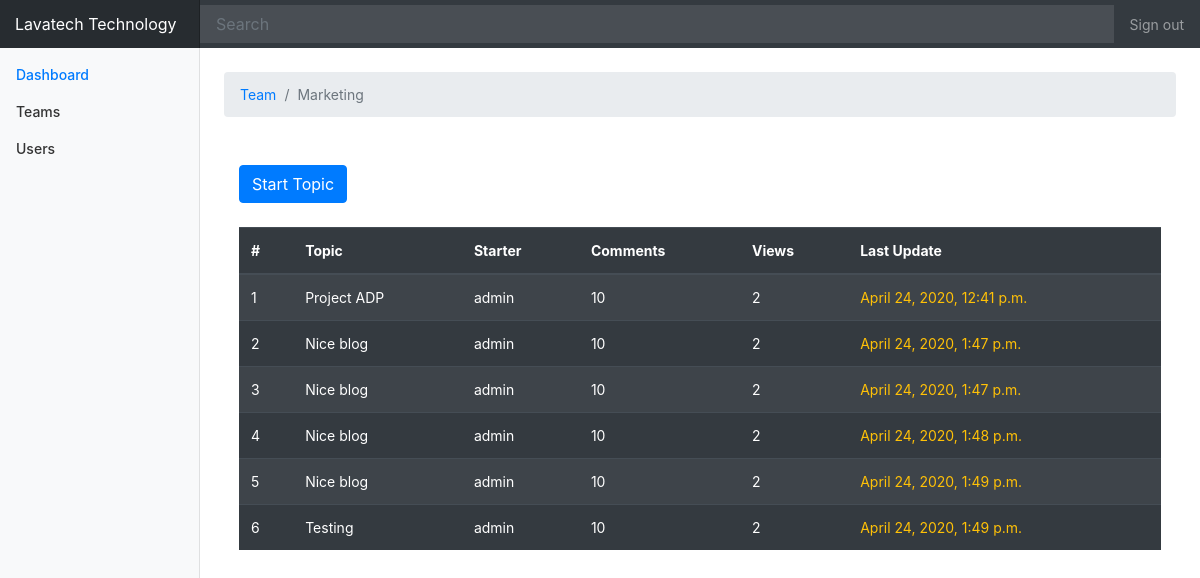
The app's page /page2/Marketing with its own data.
### app1/models.py (models this page shows)
class Team(models.Model):
    name = models.CharField(max_length=30, unique=True)
    description = models.CharField(max_length=100)

class Topic(models.Model):
    subject = models.CharField(max_length=255)
    last_updated = models.DateTimeField(auto_now_add=True)
    board = models.ForeignKey(Team,
        on_delete=models.CASCADE,
    )
    starter = models.ForeignKey(User,
        on_delete=models.CASCADE,
    )

### app1/views.py (the view)
# urls.py: path('page2/<teamname>', views.page2 , name='page2'),
def page2(request,teamname):
    tname = teamname
    tobj = Team.objects.get(name=teamname)
    topics = Topic.objects.filter(board=tobj)
    context = {'teamname':tname , 'topics':topics}
    return render(request,'page2.html',context)

### app1/templates/page2.html
{% extends 'home.html' %}
{% block content %}
<main role="main" class="col-md-9 ml-sm-auto col-lg-10 pt-3 px-4">
    <nav aria-label="breadcrumb" class="py-2">
        <ol class="breadcrumb">
          <li class="breadcrumb-item"><a href="{% url 'page1' %}">Team</a></li>
          <li class="breadcrumb-item active" aria-current="page">{{ teamname }}</li>
        </ol>
    </nav>
    <div class="container">
    <a href="{% url 'page3' tname=teamname %}" class="btn btn-primary my-4">Start Topic</a>
    <div class="table-responsive">
      <table class="table table-striped table-dark table-lg">
        <thead>
          <tr>
            <th>#</th>
            <th>Topic</th>
            <th>Starter</th>
            <th>Comments</th>
            <th>Views</th>
            <th>Last Update</th>
          </tr>
        </thead>
        <tbody>
          {% for x in topics %}
          <tr>
            <td>{{ x.pk }}</td>
            <td>{{ x.subject }}</td>
            <td>{{ x.starter.username }}</td>
            <td>10</td>
            <td>2</td>
            <td class="text-warning">{{ x.last_updated }}</td>
          </tr>
          {% empty %}
          <p>No Records To Display</p>
          {% endfor %}
        </tbody>
      </table>
    </div>
    </div>
  </main>
  {% endblock %}

### app1/templates/home.html (shortened to what this page needs)
{% load static %}
<!doctype html>
<html lang="en">
  <head>
    <link rel="stylesheet" href="https://stackpath.bootstrapcdn.com/bootstrap/4.3.1/css/bootstrap.min.css">
    <link href="{% static 'css/chat.css' %}" rel="stylesheet">
  </head>
  <body>
    <nav class="navbar navbar-dark sticky-top bg-dark flex-md-nowrap p-0">
        <a class="navbar-brand col-sm-3 col-md-2 mr-0" href="#">Lavatech Technology</a>
        <input class="form-control form-control-dark w-100" type="text" placeholder="Search" aria-label="Search">
        <ul class="navbar-nav px-3">
          <li class="nav-item text-nowrap">
            <a class="nav-link" href="#">Sign out</a>
          </li>
        </ul>
      </nav>
      <div class="container-fluid">
        <div class="row">
          <nav class="col-md-2 d-none d-md-block bg-light sidebar">
            <div class="sidebar-sticky">
              <ul class="nav flex-column">
                <li class="nav-item">
                  <a class="nav-link active" href="#">
                    Dashboard <span class="sr-only">(current)</span>
                  </a>
                </li>
                <li class="nav-item">
                  <a class="nav-link" href="#">
                    Teams
                  </a>
                </li>
                <li class="nav-item">
                  <a class="nav-link" href="#">
                    Users
                  </a>
                </li>
              </ul>
            </div>
          </nav>
          {% block content %}
          {% endblock %}
  </body>
</html>

### chat_app/static/css/chat.css (style rules this page uses)
body { font-size: .875rem; }
.sidebar { position: fixed; top: 0; bottom: 0; left: 0; z-index: 100; padding: 0; box-shadow: inset -1px 0 0 rgba(0, 0, 0, .1); }
.sidebar-sticky { position: -webkit-sticky; position: sticky; top: 48px; height: calc(100vh - 48px); padding-top: .5rem; overflow-x: hidden; overflow-y: auto; }
.sidebar .nav-link { font-weight: 500; color: #333; }
.sidebar .nav-link.active { color: #007bff; }
.navbar-brand { padding-top: .75rem; padding-bottom: .75rem; font-size: 1rem; background-color: rgba(0, 0, 0, .25); box-shadow: inset -1px 0 0 rgba(0, 0, 0, .25); }
.navbar .form-control { padding: .75rem 1rem; border-width: 0; border-radius: 0; }
.form-control-dark { color: #fff; background-color: rgba(255, 255, 255, .1); border-color: rgba(255, 255, 255, .1); }

### records on screen
Team: name "Marketing"
Topic: pk "1", subject "Project ADP", starter.username "admin", last_updated "April 24, 2020, 12:41 p.m."
Topic: pk "2", subject "Nice blog", starter.username "admin", last_updated "April 24, 2020, 1:47 p.m."
Topic: pk "3", subject "Nice blog", starter.username "admin", last_updated "April 24, 2020, 1:47 p.m."
Topic: pk "4", subject "Nice blog", starter.username "admin", last_updated "April 24, 2020, 1:48 p.m."
Topic: pk "5", subject "Nice blog", starter.username "admin", last_updated "April 24, 2020, 1:49 p.m."
Topic: pk "6", subject "Testing", starter.username "admin", last_updated "April 24, 2020, 1:49 p.m."
